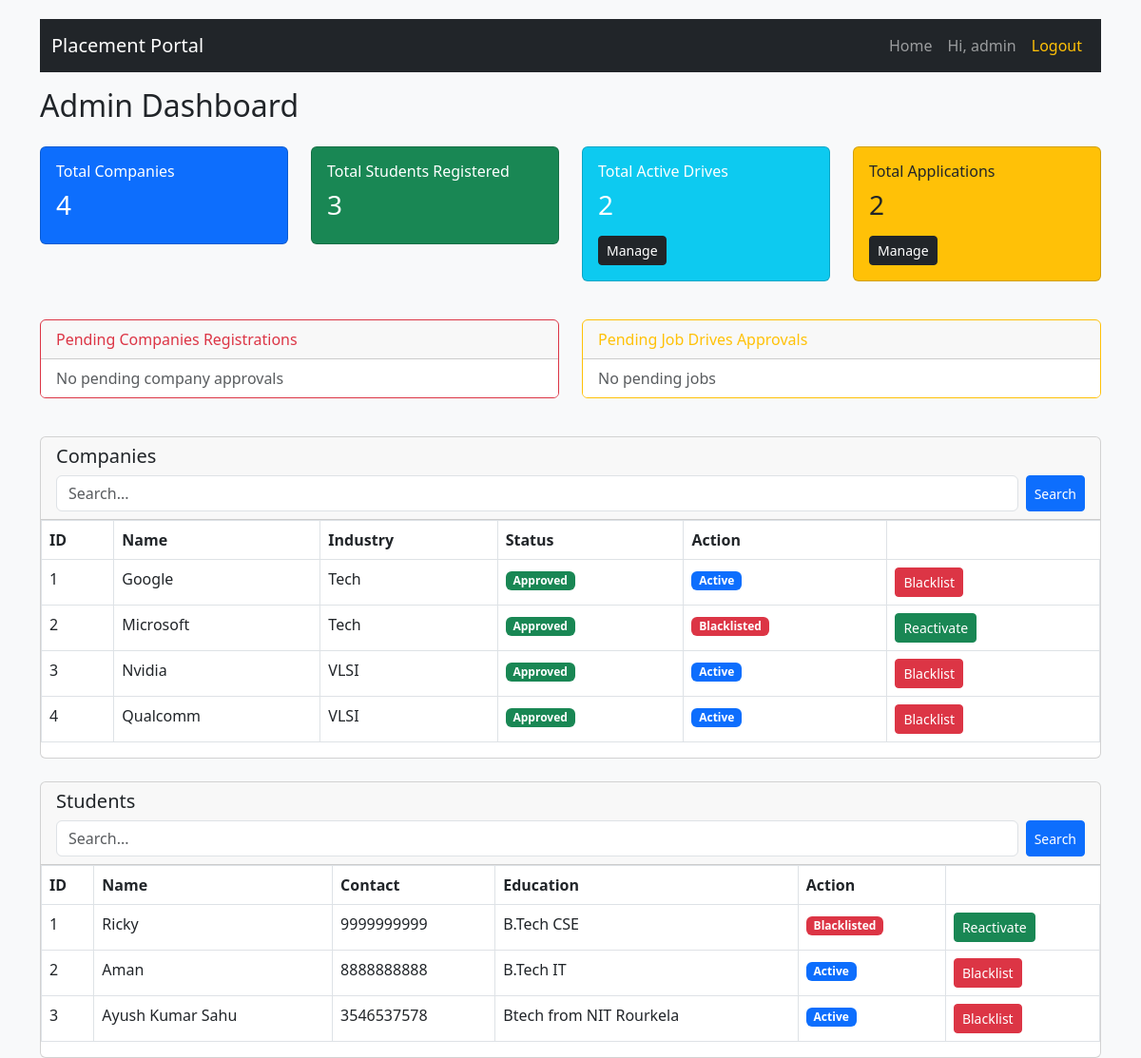
The page /admin (signed in) on the database its author committed.
### application/database/models.py (models this page shows)
class User(db.Model, UserMixin):
    __tablename__ = 'user'
    id = db.Column(db.Integer, primary_key=True)
    username = db.Column(db.String(50), unique=True, nullable=False)
    hashedpassword = db.Column(db.String(length = 128), nullable=False)
    role = db.Column(db.String(20), nullable=False) # can be 'admin', 'company', 'student'
    status = db.Column(db.Boolean, default=True) # for blacklisitng purposes
    student_profile = db.relationship('Student', backref='user', uselist=False, cascade="all, delete-orphan")
    company_profile = db.relationship('Company', backref='user', uselist=False, cascade="all, delete-orphan")

class Company(db.Model):
    __tablename__ = 'company'
    id = db.Column(db.Integer, primary_key=True)
    user_id = db.Column(db.Integer, db.ForeignKey('user.id'), unique=True, nullable=False)
    company_name = db.Column(db.String(100), nullable=False)
    industry = db.Column(db.String(100),nullable = False)
    HRcontact = db.Column(db.String(10),nullable = False)
    approval = db.Column(db.Boolean, default=False) # Approval of the Admin for the company
    drives = db.relationship('Placements', backref='company', lazy=True, cascade="all, delete-orphan")

class Student(db.Model):
    __tablename__ = 'student'
    id = db.Column(db.Integer, primary_key=True)
    user_id = db.Column(db.Integer, db.ForeignKey('user.id'), unique=True, nullable=False)
    name = db.Column(db.String(100), nullable=False)
    contact = db.Column(db.String(20))
    education = db.Column(db.String(200))
    skills = db.Column(db.Text)
    resume = db.Column(db.String(255))
    applications = db.relationship('Application', backref='student', lazy=True, cascade="all, delete-orphan")

### application/admin_mgmt.py (the view)
@app.route('/admin')
@login_required
@role_required('admin')
def admin_dashboard():
    totalCompanies = models.Company.query.count()
    total_students = models.Student.query.count()
    drivesCount = models.Placements.query.count()
    total_apps = models.Application.query.count()
    p_comp = models.Company.query.filter_by(approval=False).all()
    pending_jobs = models.Placements.query.filter_by(admin_approval=False).all()
    s = request.args.get('search_student', '')
    if s != '' and len(s) > 0:
        student_query = models.Student.query.join(models.User)
        filters = []
        filters.append(models.Student.name.ilike(f'%{s}%'))
        filters.append(models.Student.contact.ilike(f'%{s}%'))
        if s.isdigit():
            filters.append(models.Student.id ==  int(s))
        students = student_query.filter(or_(*filters)).all()
    else:
        students = models.Student.query.all()
    search_comp = request.args.get('search_company', '')
    if search_comp  !=  '':
        company_query = models.Company.query.join(models.User)
        f_list = [
            models.Company.company_name.ilike(f'%{search_comp}%'),
            models.Company.industry.ilike(f'%{search_comp}%')
        ]
        companies = company_query.filter(or_(*f_list)).all()
    else:
        companies = models.Company.query.all()
    return render_template(
        'admin.html',
        total_companies=totalCompanies,
        total_students=total_students,
        total_drives=drivesCount,
        total_applications=total_apps,
        pending_jobs=pending_jobs,
        pending_comp=p_comp,
        students=students,
        companies=companies,
        search_student=s,
        search_company=search_comp
    )

### application/__init__.py (called while the page is built)
@login_manager.user_loader
def load_user(user_id):
    return models.User.query.get(int(user_id))

def role_required(*roles):
    def wrapper(fn):
        @wraps(fn)
        def decorated_view(*args,**kwargs):
            if not current_user.is_authenticated:
                return login_manager.unauthorized()
            if current_user.role not in roles:
                flash("You do not have permission to access this page", "danger")
                return redirect(url_for('login'))
            return fn(*args , **kwargs)
        return decorated_view
    return wrapper

### application/templates/admin.html
{% extends "base.html" %}
{% block content %}
<div class="d-flex justify-content-between mb-3">
    <h2>Admin Dashboard</h2>
</div>
<div class="row mb-4">
    <div class="col-md-3 mb-3">
        <div class="card bg-primary text-white">
            <div class="card-body">
                <h6>Total Companies</h6>
                <h3>{{ total_companies }}</h3>
            </div>
        </div>
    </div>
    <div class="col-md-3 mb-3">
        <div class="card bg-success text-white">
            <div class="card-body">
                <h6>Total Students Registered</h6>
                <h3>{{ total_students }}</h3>
            </div>
        </div>
    </div>
    <div class="col-md-3 mb-3">
        <div class="card bg-info text-white">
            <div class="card-body">
                <h6>Total Active Drives</h6>
                <h3>{{ total_drives }}</h3>
                <a href="{{ url_for('admin_drives') }}" class="btn btn-dark btn-sm mt-2">Manage</a>
            </div>
        </div>
    </div>
    <div class="col-md-3 mb-3">
        <div class="card bg-warning">
            <div class="card-body">
                <h6>Total Applications</h6>
                <h3>{{ total_applications }}</h3>
                <a href="{{ url_for('admin_applications') }}" class="btn btn-dark btn-sm mt-2">Manage</a>
            </div>
        </div>
    </div>
</div>
<div class="row mb-4">
    <div class="col-md-6 mb-3">
        <div class="card border-danger">
            <div class="card-header text-danger">
                Pending Companies Registrations
            </div>
            <ul class="list-group list-group-flush">
                {% if pending_comp %}
                    {% for comp in pending_comp %}
                    <li class="list-group-item d-flex justify-content-between">
                        <div>
                            <b>{{ comp.company_name }}</b><br>
                            <small>{{ comp.industry }}</small>
                        </div>
                        <div>
                            <a href="{{ url_for('approve_company', company_id=comp.id) }}" class="btn btn-success btn-sm">Approve</a>
                            <a href="{{ url_for('reject_company', company_id=comp.id) }}" class="btn btn-danger btn-sm">Reject</a>
                        </div>
                    </li>
                    {% endfor %}
                {% else %}
                    <li class="list-group-item text-muted">No pending company approvals</li>
                {% endif %}
            </ul>
        </div>
    </div>
    <div class="col-md-6 mb-3">
        <div class="card border-warning">
            <div class="card-header text-warning">
                Pending Job Drives Approvals
            </div>
            <ul class="list-group list-group-flush">
                {% if pending_jobs %}
                    {% for job in pending_jobs %}
                    <li class="list-group-item d-flex justify-content-between">
                        <div>
                            <b>{{ job.title }}</b><br>
                            <small>{{ job.company.company_name }}</small>
                        </div>
                        <div>
                            <a href="{{ url_for('approve_job', job_id=job.id) }}" class="btn btn-success btn-sm">Approve</a>
                            <a href="{{ url_for('reject_job', job_id=job.id) }}" class="btn btn-danger btn-sm">Reject</a>
                        </div>
                    </li>
                    {% endfor %}
                {% else %}
                    <li class="list-group-item text-muted">No pending jobs</li>
                {% endif %}
            </ul>
        </div>
    </div>
</div>
<div class="card mb-4">
    <div class="card-header">
        <h5>Companies</h5>
        <form method="GET" action="{{ url_for('admin_dashboard') }}" class="d-flex mt-2">
            <input type="text" name="search_company" class="form-control me-2" placeholder="Search..." value="{{ search_company }}">
            <button class="btn btn-primary btn-sm">Search</button>
        </form>
    </div>
    <div class="table-responsive">
        <table class="table table-bordered">
            <tr>
                <th>ID</th>
                <th>Name</th>
                <th>Industry</th>
                <th>Status</th>
                <th>Action</th>
            </tr>
            {% for comp in companies %}
            <tr>
                <td>{{ comp.id }}</td>
                <td>{{ comp.company_name }}</td>
                <td>{{ comp.industry }}</td>
                <td>
                    {% if comp.approval %}
                        <span class="badge bg-success">Approved</span>
                    {% else %}
                        <span class="badge bg-warning">Pending</span>
                    {% endif %}
                </td>
                    <td>
                        {% if comp.user.status %}
                            <span class="badge bg-primary">Active</span>
                        {% else %}
                            <span class="badge bg-danger">Blacklisted</span>
                        {% endif %}
                    </td>
                    <td>
                        {% if comp.user.status %}
                            <a href="{{ url_for('toggle_user_status', user_id=comp.user_id) }}" class="btn btn-danger btn-sm">Blacklist</a>
                        {% else %}
                            <a href="{{ url_for('toggle_user_status', user_id=comp.user_id) }}" class="btn btn-success btn-sm">Reactivate</a>
                        {% endif %}
                    </td>
            </tr>
            {% endfor %}
        </table>
    </div>
</div>
<div class="card">
    <div class="card-header">
        <h5>Students</h5>
        <form method="GET" action="{{ url_for('admin_dashboard') }}" class="d-flex mt-2">
            <input type="text" name="search_student" class="form-control me-2" placeholder="Search..." value="{{ search_student }}">
            <button class="btn btn-primary btn-sm">Search</button>
        </form>
    </div>
    <div class="table-responsive">
        <table class="table table-bordered">
            <tr>
                <th>ID</th>
                <th>Name</th>
                <th>Contact</th>
                <th>Education</th>
                <th>Action</th>
            </tr>
            {% for student in students %}
            <tr>
                <td>{{ student.id }}</td>
                <td>{{ student.name }}</td>
                <td>{{ student.contact }}</td>
                <td>{{ student.education }}</td>
                <td>
                    {% if student.user.status %}
                            <span class="badge bg-primary">Active</span>
                    {% else %}
                            <span class="badge bg-danger">Blacklisted</span>
                    {% endif %}
                </td>
                <td>
                    {% if student.user.status %}
                            <a href="{{ url_for('toggle_user_status', user_id=student.user_id) }}" class="btn btn-danger btn-sm">Blacklist</a>
                    {% else %}
                            <a href="{{ url_for('toggle_user_status', user_id=student.user_id) }}" class="btn btn-success btn-sm">Reactivate</a>
                    {% endif %}
                </td>
            </tr>
            {% endfor %}
        </table>
    </div>
</div>
{% endblock %}

### application/templates/base.html (shortened to what this page needs)
<!DOCTYPE html>
<html lang="en">
<head>
    <link href="https://cdn.jsdelivr.net/npm/bootstrap@5.3.0/dist/css/bootstrap.min.css" rel="stylesheet">
</head>
<body>
<div class="container">
    <nav class="navbar navbar-expand-lg navbar-dark bg-dark mb-3">
        <div class="container-fluid">
            <a class="navbar-brand" href="{{ url_for('home') }}">Placement Portal</a>
            <div class="collapse navbar-collapse" id="navBar">
                <ul class="navbar-nav ms-auto">
                    <li class="nav-item">
                        <a class="nav-link" href="{{ url_for('home') }}">Home</a>
                    </li>
                    {% if current_user.is_authenticated %}
                        <li class="nav-item">
                            <span class="nav-link">Hi, {{ current_user.username }}</span>
                        </li>
                        <li class="nav-item">
                            <a class="nav-link text-warning" href="{{ url_for('logout') }}">Logout</a>
                        </li>
                    {% endif %}
                </ul>
            </div>
        </div>
    </nav>
    <div>
        {% block content %}{% endblock %}
    </div>
</div>
</body>
</html>

### application/templates/base.html (style rules this page uses)
body { padding-top: 20px; background-color: #f8f9fa; }

### rows shown on the page
User: username "admin"
Company: id "1", company_name "Google", industry "Tech", approval "Approved", shows "Active"
Company: id "2", company_name "Microsoft", industry "Tech", approval "Approved", shows "Blacklisted"
Company: id "3", company_name "Nvidia", industry "VLSI", approval "Approved", shows "Active"
Company: id "4", company_name "Qualcomm", industry "VLSI", approval "Approved", shows "Active"
Student: id "1", name "Ricky", contact "9999999999", education "B.Tech CSE", shows "Blacklisted"
Student: id "2", name "Aman", contact "8888888888", education "B.Tech IT", shows "Active"
Student: id "3", name "Ayush Kumar Sahu", contact "3546537578", education "Btech from NIT Rourkela", shows "Active"

### other values the page prints
{{ total_companies }} "4"
{{ total_students }} "3"
{{ total_drives }} "2"
{{ total_applications }} "2"
